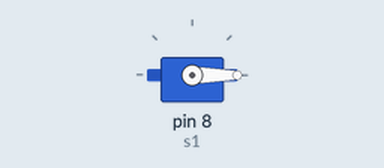
This sketch was run on a simulated Arduino Uno, built with avr-gcc and run on an emulated ATmega328P. Parts: servo.

Above: at 0.05 s.
At 4.0 s:
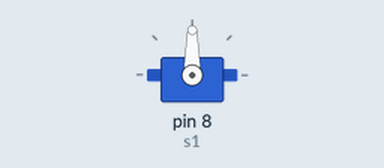
Timing chart, 0 to 5.2 s (numbered marks = the images above):
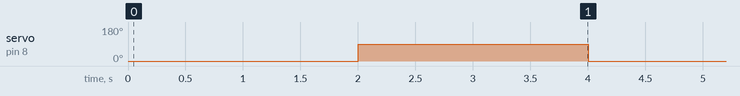

Measured:
- by itself, servo on pin 8 (s1): alternates 90° for 2.0 s and 0° for 2.0 s

The sketch:

Motor.ino
```cpp
// ------------------------------------------------------------------------------------------------------------
// Defines/Variables
// ------------------------------------------------------------------------------------------------------------

#include <Servo.h>
#define an5 A5
Servo s1;
int ang_s1;

// ------------------------------------------------------------------------------------------------------------
// Functions
// ------------------------------------------------------------------------------------------------------------


// ------------------------------------------------------------------------------------------------------------
// Source
// ------------------------------------------------------------------------------------------------------------

void setup() {
  s1.attach(8);
  ang_s1 = 0;
  s1.write(ang_s1);
}

void loop() {
  ang_s1 = 0;
  //ang_s1 = map(analogRead(an5), 0, 1023, 0, 180);
  s1.write(ang_s1);
  delay(2000);

  ang_s1 = 90;
  s1.write(ang_s1);
  delay(2000);
}
```
